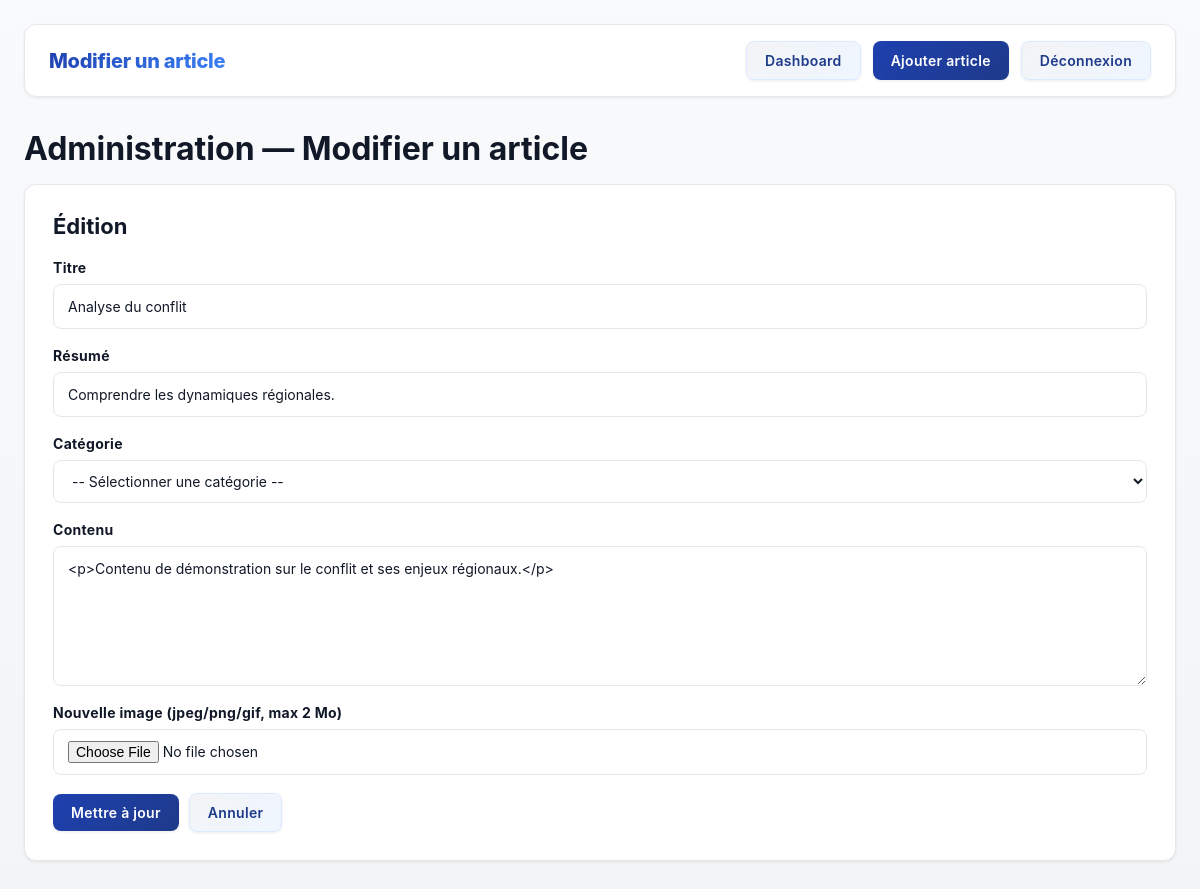
The app's page /backoffice/modifier-article.php?id=1 (signed in) with its own data.
### tables this page shows
CREATE TABLE articles (
    id INT AUTO_INCREMENT PRIMARY KEY,
    titre VARCHAR(255) NOT NULL,
    slug VARCHAR(255) NOT NULL UNIQUE,
    resume TEXT,
    meta_title VARCHAR(255),
    meta_description VARCHAR(255),
    contenu LONGTEXT,
    image VARCHAR(255),
    categorie VARCHAR(100),
    created_at DATETIME DEFAULT CURRENT_TIMESTAMP,
    updated_at DATETIME DEFAULT CURRENT_TIMESTAMP ON UPDATE CURRENT_TIMESTAMP,
    statut ENUM('publié', 'brouillon') DEFAULT 'publié',
    auteur_id INT,
    CONSTRAINT fk_articles_utilisateur FOREIGN KEY (auteur_id) REFERENCES utilisateurs(id) ON DELETE SET NULL ON UPDATE CASCADE
);

### backoffice/modifier-article.php (the view, shortened to what this page needs)
<?php
$errors = [];
$article = null;
$dbHost = getenv('DB_HOST') ?: 'localhost';
$dbName = getenv('DB_NAME') ?: 'mini_website';
$dbUser = getenv('DB_USER') ?: 'root';
$dbPass = getenv('DB_PASS');
$dbPass = $dbPass === false ? '' : $dbPass;
try {
    $pdo = new PDO(
        "mysql:host={$dbHost};dbname={$dbName};charset=utf8mb4",
        $dbUser,
        $dbPass,
        [
            PDO::ATTR_ERRMODE => PDO::ERRMODE_EXCEPTION,
            PDO::ATTR_DEFAULT_FETCH_MODE => PDO::FETCH_ASSOC,
        ]
    );
    $id = $_GET['id'] ?? null;
    if (!$id || !is_numeric($id)) {
        $errors[] = 'Article non trouvé.';
    } else {
        $stmt = $pdo->prepare('SELECT id, titre, resume, contenu, image, categorie FROM articles WHERE id = :id LIMIT 1');
        $stmt->execute(['id' => $id]);
        $article = $stmt->fetch();
    }
} catch (Throwable $e) {
    $errors[] = 'Erreur de connexion à la base de données.';
    error_log('[modifier-article] DB error: ' . $e->getMessage());
}
?>
<!DOCTYPE html>
<html lang="fr">
<head>
    <link rel="stylesheet" href="../assets/css/backoffice.css">
</head>
<body>
    <div class="layout">
        <div class="navbar">
            <div class="title">Modifier un article</div>
            <div class="nav-actions">
                <a class="button-secondary" href="dashboard.php">Dashboard</a>
                <a class="button" href="ajouter-article.php">Ajouter article</a>
                <a class="button-secondary" href="logout.php">Déconnexion</a>
            </div>
        </div>
        <h1 style="margin:0 0 16px 0;">Administration — Modifier un article</h1>
        <div class="card">
            <h2 style="margin-top:0;">Édition</h2>
            <?php if ($article): ?>
            <form class="form" id="edit-form" method="POST" enctype="multipart/form-data" novalidate data-validate="article">
                <div class="form-group">
                    <label class="label" for="title">Titre</label>
                    <input class="input" type="text" id="title" name="title" value="<?php echo htmlspecialchars($article['titre']); ?>" required>
                </div>
                <div class="form-group">
                    <label class="label" for="summary">Résumé</label>
                    <input class="input" type="text" id="summary" name="summary" value="<?php echo htmlspecialchars($article['resume']); ?>" required>
                </div>
                <div class="form-group">
                    <label class="label" for="category">Catégorie</label>
                    <select class="input" id="category" name="category">
                        <option value="">-- Sélectionner une catégorie --</option>
                    </select>
                </div>
                <div class="form-group">
                    <label class="label" for="content">Contenu</label>
                    <textarea class="textarea" id="content" name="content" required><?php echo htmlspecialchars($article['contenu']); ?></textarea>
                </div>
                <div class="form-group">
                    <label class="label" for="image">Nouvelle image (jpeg/png/gif, max 2 Mo)</label>
                    <input class="file-input" type="file" id="image" name="image" accept="image/jpeg,image/png,image/gif">
                </div>
                <div class="actions-row">
                    <button class="button" type="submit">Mettre à jour</button>
                    <a class="button-secondary" href="dashboard.php">Annuler</a>
                </div>
            </form>
            <?php endif; ?>
        </div>
    </div>
</body>
</html>

### assets/css/backoffice.css (style rules this page uses)
:root { --primary: #0f172a; --secondary: #1e293b; --accent: #1e40af; --accent-dark: #1e3a8a; --accent-light: #3b82f6; --accent-lighter: #dbeafe; --danger: #dc2626; --danger-dark: #b91c1c; --danger-light: #fee2e2; --success: #059669; --success-light: #d1fae5; --warning: #d97706; --warning-light: #fed7aa; --bg-primary: #f9fafb; --bg-secondary: #f3f4f6; --bg-tertiary: #eff6ff; --card-bg: #ffffff; --text-primary: #111827; --text-secondary: #6b7280; --text-tertiary: #9ca3af; --border-light: #e5e7eb; --border-mid: #d1d5db; --divider: #f3f4f6; --shadow-xs: 0 1px 2px rgba(0, 0, 0, 0.05); --shadow-sm: 0 1px 3px rgba(0, 0, 0, 0.08); --shadow-md: 0 4px 12px rgba(0, 0, 0, 0.1); --shadow-lg: 0 10px 28px rgba(0, 0, 0, 0.12); --shadow-xl: 0 12px 40px rgba(0, 0, 0, 0.15); --radius: 8px; --radius-lg: 12px; --transition: all 0.2s ease-in-out; }
* { box-sizing: border-box; }
html { scroll-behavior: smooth; scroll-padding-top: 80px; }
body { margin: 0; font-family: -apple-system, BlinkMacSystemFont, "Segoe UI", "Roboto", "Helvetica Neue", Arial, sans-serif; background: linear-gradient(180deg, var(--bg-primary) 0%, var(--bg-secondary) 100%); min-height: 100vh; color: var(--text-primary); font-weight: 400; -webkit-font-smoothing: antialiased; }
h1, h2, h3, h4, h5, h6 { font-weight: 700; margin: 0; color: var(--text-primary); }
a { color: inherit; text-decoration: none; transition: var(--transition); }
input, textarea, select, button { font-family: inherit; }
.layout { max-width: 1400px; margin: 0 auto; padding: 24px; }
.navbar { position: sticky; top: 0; z-index: 50; display: flex; align-items: center; justify-content: space-between; padding: 16px 24px; margin: 0 0 32px 0; background: var(--card-bg); border: 1px solid var(--border-light); border-radius: var(--radius-lg); box-shadow: var(--shadow-sm); backdrop-filter: blur(10px); background: rgba(255, 255, 255, 0.95); }
.title { font-size: 20px; font-weight: 800; letter-spacing: -0.3px; background: linear-gradient(135deg, var(--accent) 0%, var(--accent-light) 100%); -webkit-background-clip: text; -webkit-text-fill-color: transparent; background-clip: text; }
.nav-actions { display: flex; gap: 12px; flex-wrap: wrap; }
.card { background: var(--card-bg); border: 1px solid var(--border-light); border-radius: var(--radius-lg); padding: 28px; box-shadow: var(--shadow-sm); margin-bottom: 28px; transition: var(--transition); position: relative; }
.card::before { content: ''; position: absolute; top: 0; left: 0; right: 0; height: 3px; background: linear-gradient(90deg, var(--accent) 0%, var(--accent-light) 100%); border-radius: var(--radius-lg) var(--radius-lg) 0 0; opacity: 0; transition: var(--transition); }
.card h2 { font-size: 22px; margin-top: 0; margin-bottom: 20px; color: var(--text-primary); font-weight: 700; }
.actions-row { display: flex; gap: 10px; align-items: center; flex-wrap: wrap; }
.button, .button-secondary, .button-danger { border: none; cursor: pointer; border-radius: var(--radius); padding: 10px 18px; font-weight: 600; font-size: 14px; text-decoration: none; display: inline-flex; align-items: center; justify-content: center; gap: 6px; transition: var(--transition); letter-spacing: 0.3px; box-shadow: var(--shadow-sm); position: relative; overflow: hidden; }
.button { background: linear-gradient(135deg, var(--accent) 0%, var(--accent-dark) 100%); color: white; }
.button-secondary { background: linear-gradient(135deg, var(--bg-secondary) 0%, var(--bg-tertiary) 100%); color: var(--accent-dark); border: 1.5px solid var(--accent-lighter); }
.form { display: flex; flex-direction: column; gap: 18px; }
.form-group { display: flex; flex-direction: column; gap: 8px; }
.label { font-weight: 700; color: var(--text-primary); font-size: 14px; letter-spacing: 0.3px; }
.input, .textarea, .file-input { border: 1.5px solid var(--border-light); border-radius: var(--radius); padding: 11px 14px; font-size: 14px; background: var(--card-bg); color: var(--text-primary); transition: var(--transition); width: 100%; font-family: inherit; line-height: 1.5; }
.input::placeholder, .textarea::placeholder { color: var(--text-tertiary); }
.textarea { min-height: 140px; resize: vertical; line-height: 1.6; }

### records on screen
articles: title "Analyse du conflit", summary "Comprendre les dynamiques régionales.", content "<p>Contenu de démonstration sur le conflit et ses enjeux régionaux.</p>"
